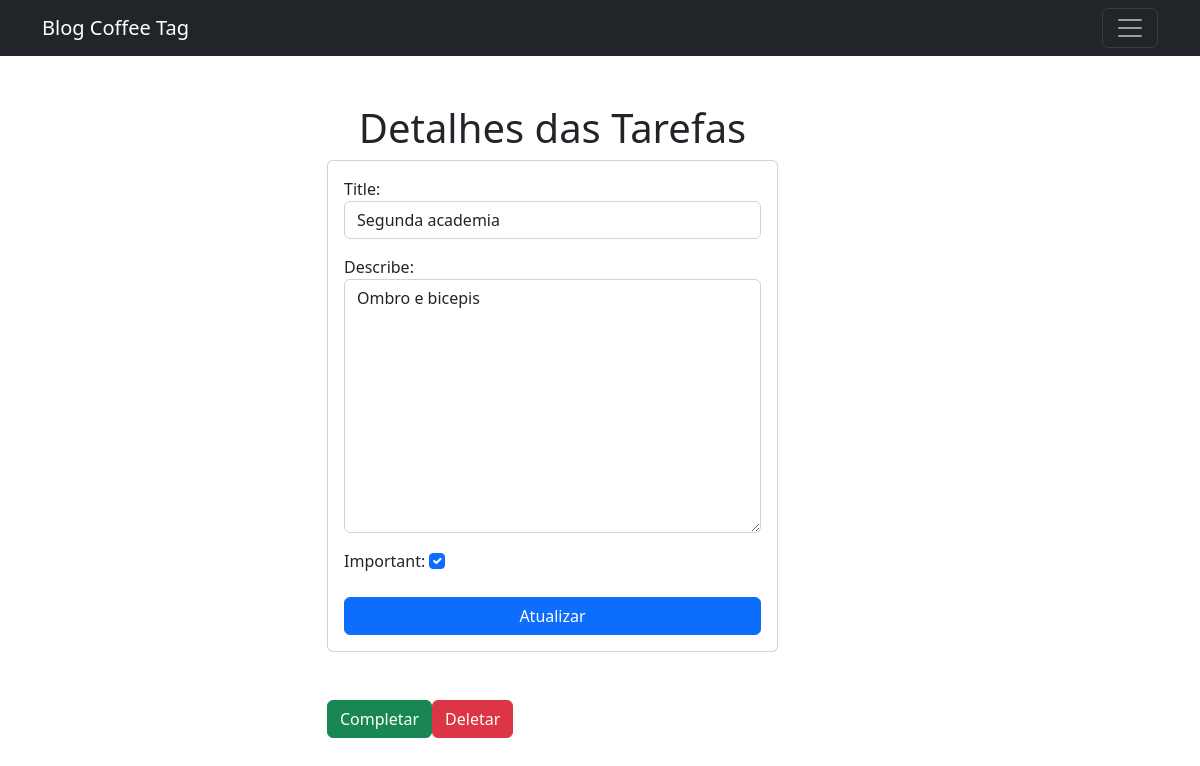
The page /criando/2/ (signed in) on the database as committed earlier.
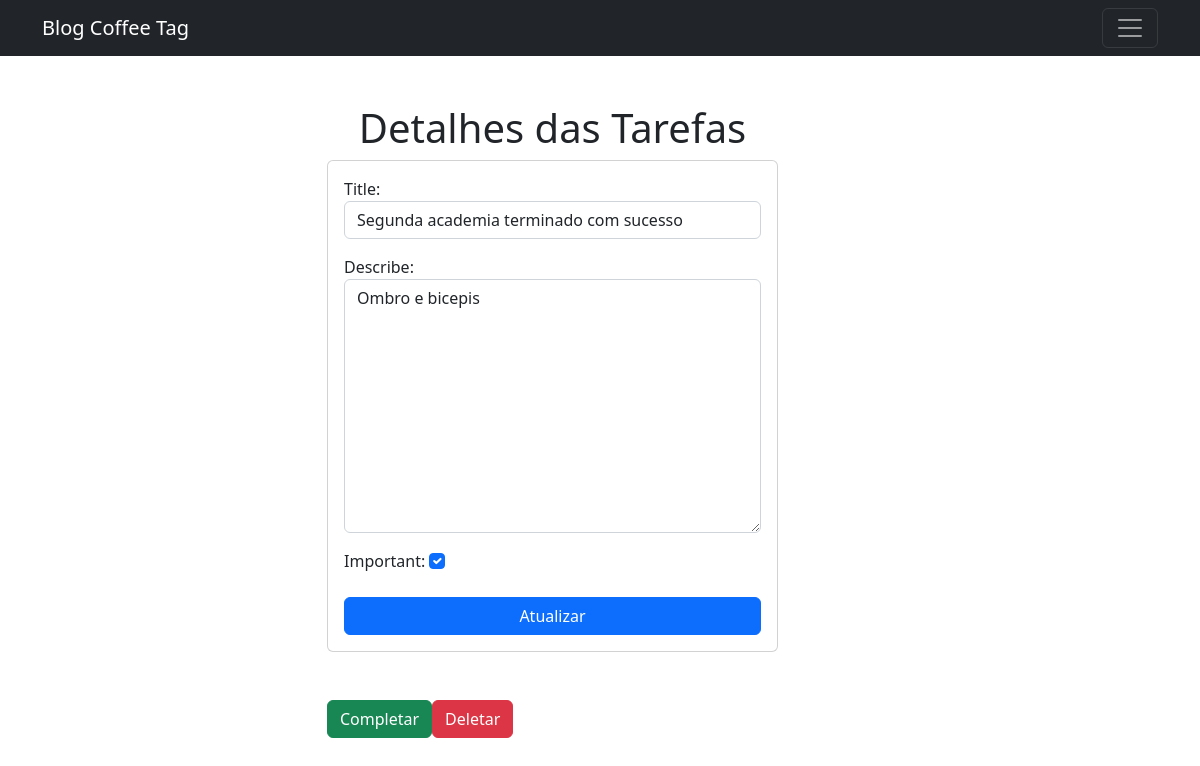
The same page on the database as committed later.
### tasks/models.py (models this page shows, shortened)
class Task(models.Model):
    title = models.CharField(max_length=100)
    describe = models.TextField(blank=True)  # BLANK = e true, o campo pode ficar em branco
    created = models.DateTimeField(auto_now_add=True)
    datecompleted = models.DateTimeField(null=True) # NULL = Se True, o Django armazenará valores vazios como NULL no banco de dados.
    important = models.BooleanField(default=False)
    user = models.ForeignKey(User, on_delete=models.CASCADE)

### tasks/views.py (the view, shortened to what this page needs)
# urls.py: path('criando/<int:task_id>/', views.task_detalhe, name='task_detalhe'), # Faz parte do template task_detalhe.html
@login_required
def task_detalhe(request, task_id):
    if request.method == 'GET':
        task = get_object_or_404(Task, pk=task_id, user=request.user)  # tenho que importar o get_object_or_404 serve para so ids das tarefas
        form = TaskForm(instance=task)
        return render(request,'task_detalhe.html', {'task': task, 'form': form})

### tasks/forms.py
class TaskForm(forms.ModelForm):
    class Meta:
        model = Task
        fields = ['title', 'describe', 'important'] # estes dados são da models , dentro da Task
        widgets = {
            'title': forms.TextInput(attrs={'class': 'form-control'}),
            'describe': forms.Textarea(attrs={'class': 'form-control'}),
            'important': forms.CheckboxInput(attrs={'class': 'form-check-input '}),
        }

### tasks/templates/task_detalhe.html (shortened to what this page needs)
{% extends 'menu.html' %}
{% block content %}
<main class="container mt-5">
    <div class="row">
        <div class="col-md-5 offset-md-3">
                <h1 class="text-center"> Detalhes das Tarefas  </h1>
                <form action="#" method="POST" class="card card-body">
                    {{form.as_p}}
                    <button type="submit" class="btn btn-primary mt-2"> Atualizar </button>
                </form>
                <div class="mt-5 d-flex">
                    <form action="{% url 'complete_tarefa' task.id %}" method="POST" >
                        <button type="submit" class="btn btn-success"> Completar </button>
                    </form>
                    <form action="{% url 'deletar_tarefa' task.id %}" method="POST">
                        <button type="submit" class="btn btn-danger "> Deletar </button>
                    </form>
                </div>
            </div>
        </div>
</main>
{% endblock %}

Rows that differ between the two databases and show on the page:
changed Task "Ombro e bicepis": title "Segunda academia" → "Segunda academia terminado com sucesso"
